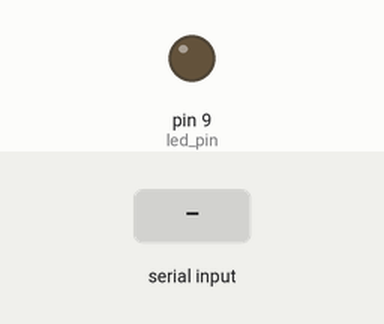
This sketch was run on a simulated Arduino Uno, built with avr-gcc and run on an emulated ATmega328P. Shown: output pins drawn as LEDs (lit = HIGH). The inputs (shaded band) are chosen by the test bench.

Above: at 1.2 s.
1.3 s: "u" received over Serial
At 2.2 s:
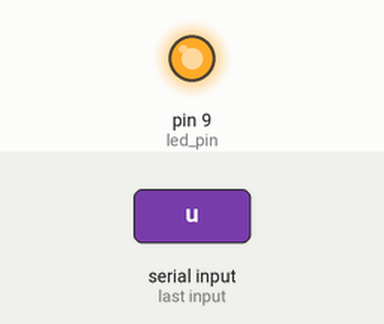
2.8 s: "d" received over Serial
At 3.3 s:
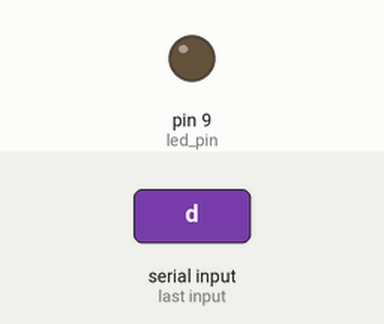
Timing chart, 0 to 5.8 s (numbered marks = the images above; inputs shaded):
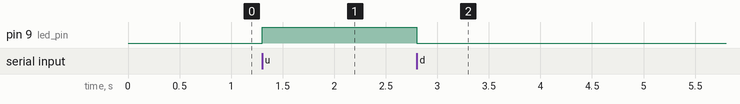

Measured:
- after the input at 1.3 s, pin 9 (led_pin): LOW → HIGH at once
- after the input at 2.8 s, pin 9 (led_pin): HIGH → LOW at once

The sketch:

classw2.ino
```cpp
#define led_pin 9
#define sensor_pin A2
void setup() {
  // put your setup code here, to run once:
  Serial.begin(9600);
  pinMode(led_pin, OUTPUT);
}

void loop() {
  // put your main code here, to run repeatedly:
if (Serial.available()>0){
    char message = Serial.read();
    //digitalWrite(led_pin, LOW HIGH);
    if (message == 'u') {
      digitalWrite(led_pin, HIGH);
    }else if (message == 'd'){
      digitalWrite (led_pin, LOW);
    }else if (message == 's'){
      int val = analogRead(sensor_pin);
      val=map(val,0,1023,100,999);
      Serial.print(val);
    } else {
      Serial.println("unknown message");
  }
 }
}
```
